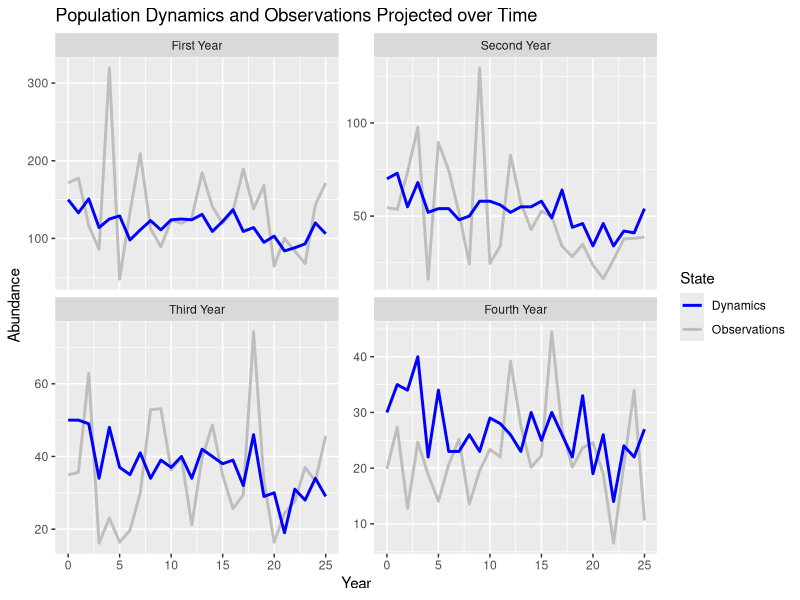

The R script that drew this image:
# Load relevant libraries
library(tidyverse)

# Set seed for reproducibility
set.seed(576711)

# a)

# See written report

# b)

# Write an R script to simulate dynamics from this model.
# we do this in a function.

# INPUT : 
# n0 = initial populations
# phi = survival probabilities
# rho = reproduction rates
# nyears = number of years over which population is projected
# PROCESS : 
# calculate the stochastic population dynamics and observations for each year
# OUTPUT :
# y = array of observations for each year, across all age classes
# n = array of abundances for each year, across all age classes

BAS_stoch <- function(n0, phi, rho, cv, nyears) {
  
  # initialise
  
  # matrix of all abundances, each column is a year, row is age class
  n <- matrix(data = NA, nrow = length(n0), ncol = (nyears+1))
  
  # matrix of all observations
  y <- n #replicate n
  
  # initial abundance
  # let the first set of abundances (at t = 0) be the initial population size
  n[,1] <- n0
  
  # initial observation
  # set up log normal
  m <- n[,1]
  s <- m*cv
  sig2 <- log(cv^2+1) # initial log variance
  mu <- log(m) - sig2/2 # initial log mean
  y[1,1] <- rlnorm(n = 1, meanlog = mu[1], sd = sqrt(sig2))
  y[2,1] <- rlnorm(n = 1, meanlog = mu[2], sd = sqrt(sig2))
  y[3,1] <- rlnorm(n = 1, meanlog = mu[3], sd = sqrt(sig2))
  y[4,1] <- rlnorm(n = 1, meanlog = mu[4], sd = sqrt(sig2))
  
  # loop over all (other) years
  for (i in 2:(nyears+1)) {
    
    # calculate stochastic sub-processes for BAS model
    
    # Survival process
    u_1s1t <- rbinom(n = 1, size = n[1,i-1], prob = phi[1])
    u_1s2t <- rbinom(n = 1, size = n[2,i-1], prob = phi[2])
    u_1s3t <- rbinom(n = 1, size = n[3,i-1], prob = phi[3])
    u_1s4t <- 0
    
    # Ageing process
    u_2a1t <- 0
    u_2a2t <- u_1s1t
    u_2a3t <- u_1s2t
    u_2a4t <- u_1s3t + u_1s4t
    
    # Reproduction/Birth process
    u_3b1t <- rpois(n = 1, lambda = rho[1] * u_2a2t) + 
              rpois(n = 1, lambda = rho[2] * u_2a3t)
    u_3b2t <- u_2a2t
    u_3b3t <- u_2a3t
    u_3b4t <- u_2a4t
    
    # new abundances
    n[,i] <- c(u_3b1t, u_3b2t, u_3b3t, u_3b4t)
    
    # new observations
    m <- n[,i]
    s <- m*cv
    sig2 <- log(cv^2+1) # log variance
    mu <- log(m) - sig2/2 # log mean
    y[1,i] <- rlnorm(n = 1, meanlog = mu[1], sd = sqrt(sig2))
    y[2,i] <- rlnorm(n = 1, meanlog = mu[2], sd = sqrt(sig2))
    y[3,i] <- rlnorm(n = 1, meanlog = mu[3], sd = sqrt(sig2))
    y[4,i] <- rlnorm(n = 1, meanlog = mu[4], sd = sqrt(sig2))
  }
  
  # return
  return(list(n=n,y=y))
  
}

# parameters from specification
phi <- c(0.45, 0.7, 0.7)
rho <- c(0.9, 1.9)
cv <- 0.5 # ASSUMPTION: cv is the same as probability of detection.
n0 <- c(150, 70, 50, 30)

# b)

# Simulate 25 years of age-specific population dynamics and observations and 
# produce an informative visualisation of the data.

# specify how many years to project over
nyears <- 25

# run function for 25 years
BAS_proj <- BAS_stoch(n0 = n0, phi = phi, rho = rho, cv = cv, nyears = nyears)

# visualise the data using a faceted ggplot.

# convert both outputs to dataframes
proj_n_df <- as.data.frame( cbind(0:nyears, t(BAS_proj$n), 
                    rep(2,(nyears+1))) )
proj_y_df <- as.data.frame( cbind(0:nyears, t(BAS_proj$y), 
                    rep(1,(nyears+1))) )
# rename
colnames(proj_n_df) <- c("Year", "First Year", "Second Year", "Third Year", 
                         "Fourth Year", "State")
colnames(proj_y_df) <- c("Year", "First Year", "Second Year", "Third Year", 
                         "Fourth Year", "State")
# pivot longer
proj_n_df_long <- pivot_longer(data = proj_n_df, 
                               cols = c("First Year", "Second Year", 
                                        "Third Year", "Fourth Year"))
proj_y_df_long <- pivot_longer(data = proj_y_df, 
                               cols = c("First Year",  "Second Year", 
                                        "Third Year", "Fourth Year"))
proj_df_long <- rbind(proj_n_df_long, proj_y_df_long)
colnames(proj_df_long) <- c("Year", "State", "Age Class", "Abundance")

# change variable types
proj_df_long$State <- as.factor(proj_df_long$State)
proj_df_long$`Age Class` <- as.factor(proj_df_long$`Age Class`)

# Can now easily use faceted ggplot
plot_BAS <- ggplot(data = proj_df_long, aes(x = Year, y = Abundance)) + 
  geom_line(aes(colour = State), size = 1) +
  scale_colour_manual("State", breaks = c(2, 1),
                      values = c("blue", "grey"), 
                      labels = c("Dynamics","Observations")) +
  facet_wrap(~factor(`Age Class`, levels = c("First Year", "Second Year", 
                                             "Third Year", "Fourth Year")), 
             scales = "free_y") +
  ylab("Abundance") +
  ggtitle("Population Dynamics and Observations Projected over Time")
plot_BAS


# # test
# for (i in 1:4) {
#   plot(0:nyears, BAS_proj$y[i,],ylab="Abundance",xlab="Years",
#        las=1, type="l", pch=16, col = "grey")
#   lines(0:nyears, BAS_proj$n[i,],ylab="Abundance",xlab="Years",
#         las=1, type="l", pch=16, col = "blue")
# }
